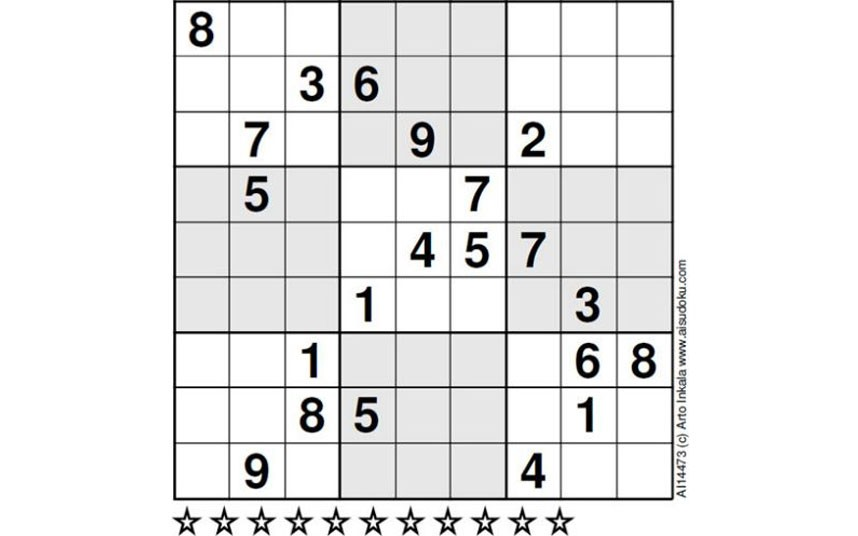
#> input picture sudoku2.jpg, 858 x 536 px
$ jupyter execute check.ipynb
#> lines starting #> are read from the running program, lines starting #| are printed output that depends on the picture; after the words box and inside, x2 and y2 are one past the last pixel; in counts of white or black regions, pixels touching at a corner belong together
[cell 1]
import cv2 as cv
import numpy as np
import matplotlib.pyplot as plt

[cell 2]
img = cv.imread('sudoku2.jpg')
#> img is the input picture: shape (536, 858, 3); mean B, G, R 233.4, 233.4, 233.4
gray = cv.cvtColor(img,cv.COLOR_BGR2GRAY)
blur = cv.GaussianBlur(gray,(3,3),0)
thres = cv.adaptiveThreshold(blur,255,cv.ADAPTIVE_THRESH_GAUSSIAN_C,cv.THRESH_BINARY,11,2)
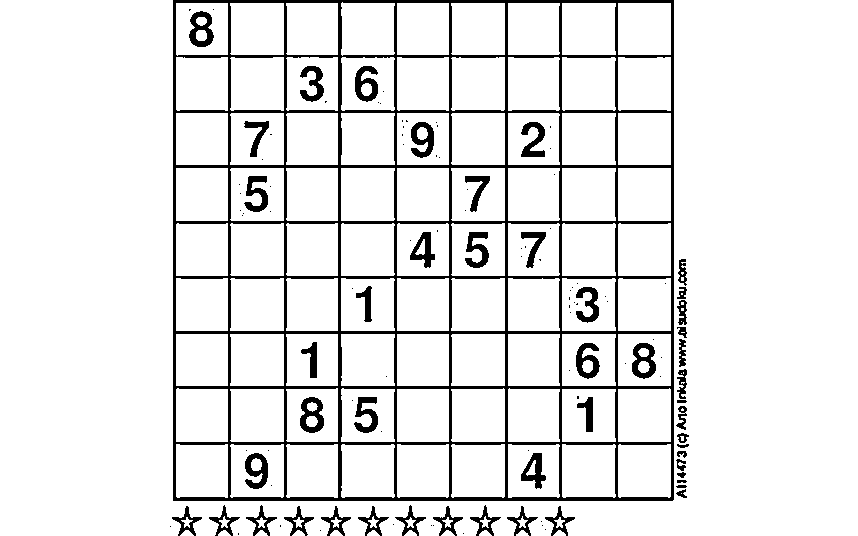
#> thres: shape (536, 858); 90.8% white; 121 black regions (72 under 20 px), largest, box (x1, y1, x2, y2) and area: (173, 0, 674, 501) 29150, (300, 397, 324, 433) 506, (189, 11, 214, 47) 502
plt.imshow(thres,'gray')

[cell 3]
edges = cv.Canny(blur,50,150,apertureSize = 3)
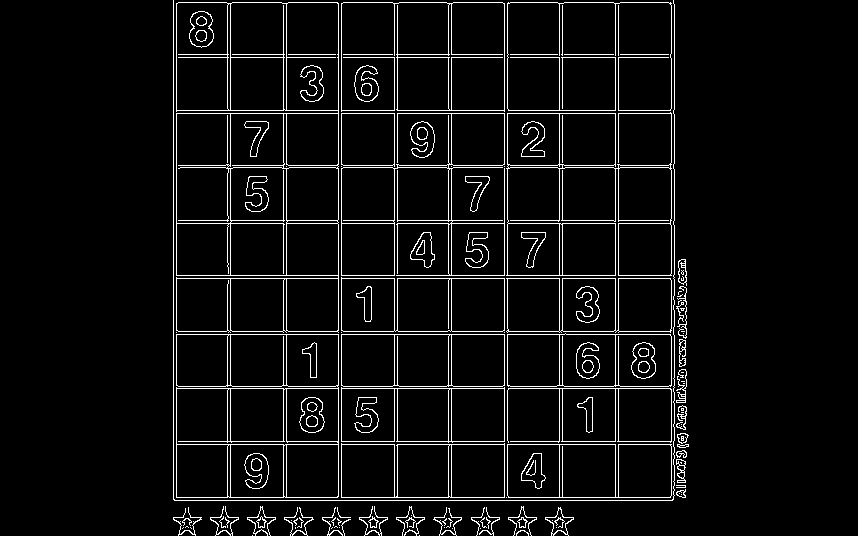
#> edges: shape (536, 858); 5.4% white in thin lines or dots, all inside (x1, y1, x2, y2) = (173, 0, 689, 536)
lines = cv.HoughLines(edges,1,np.pi/180,200)
#> lines = 40 rows, first 8: [173, 0], [500, 1.57], [338, 0], [444, 1.57], [275, 1.57], [334, 1.57], [388, 1.57], [176, 0]
for line in lines:
    rho,theta = line[0]
    a = np.cos(theta)
    b = np.sin(theta)
    x0 = a*rho
    y0 = b*rho
    x1 = int(x0 + 1000*(-b))
    y1 = int(y0 + 1000*(a))
    x2 = int(x0 - 1000*(-b))
    y2 = int(y0 - 1000*(a))
    cv.line(img,(x1,y1),(x2,y2),(0,0,255),2)
#> this loop made 40 passes
#> (rho, theta, a, b, x0, y0, x1, y1) on passes 1 to 12: (173, 0, 1, 0, 173, 0, 173, 1000), (500, 1.57, -4.37e-08, 1, -2.19e-05, 500, -1000, 499), (338, 0, 1, 0, 338, 0, 338, 1000), (444, 1.57, -4.37e-08, 1, -1.94e-05, 444, -1000, 443), (275, 1.57, -4.37e-08, 1, -1.2e-05, 275, -1000, 274), (334, 1.57, -4.37e-08, 1, -1.46e-05, 334, -1000, 333), (388, 1.57, -4.37e-08, 1, -1.7e-05, 388, -1000, 387), (176, 0, 1, 0, 176, 0, 176, 1000), (230, 0, 1, 0, 230, 0, 230, 1000), (341, 0, 1, 0, 341, 0, 341, 1000), (278, 1.57, -4.37e-08, 1, -1.22e-05, 278, -1000, 277), (497, 1.57, -4.37e-08, 1, -2.17e-05, 497, -1000, 496)
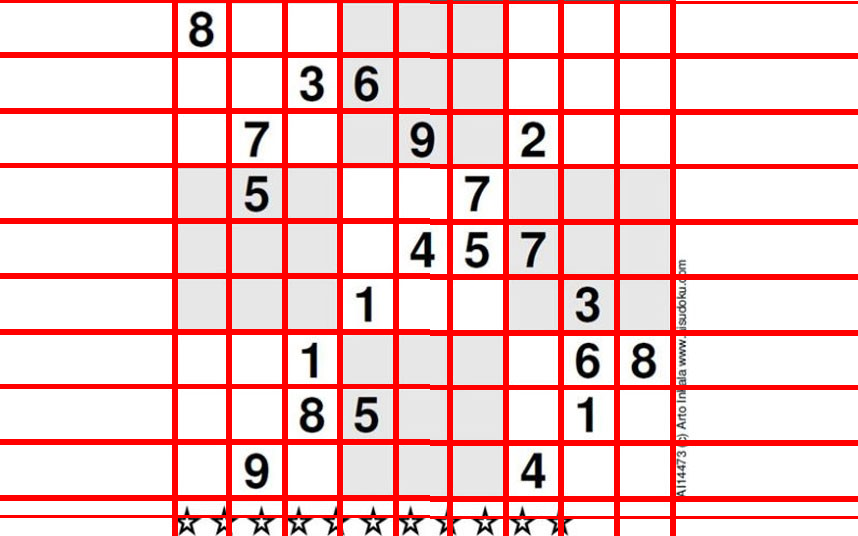
#> img: shape (536, 858, 3); 17.06% of pixels changed, all inside (x1, y1, x2, y2) = (0, 0, 858, 536)
img = cv.cvtColor(img,cv.COLOR_BGR2GRAY)
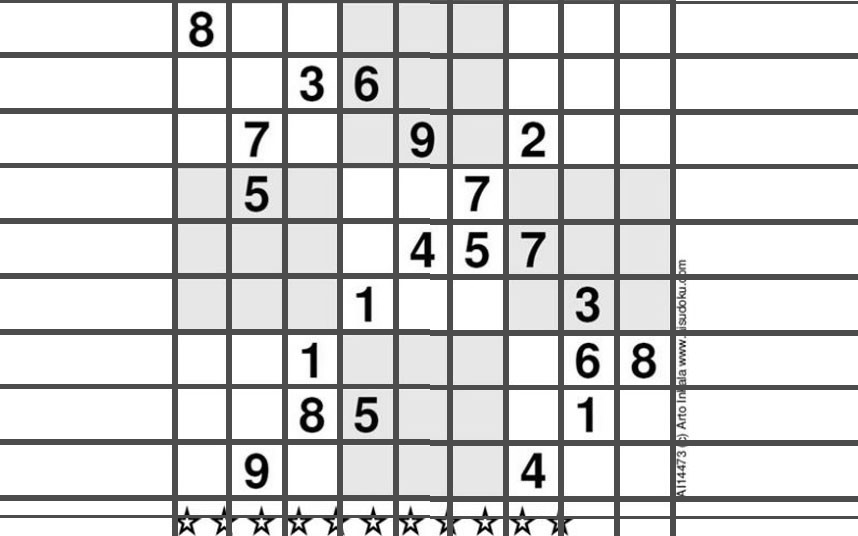
#> img: shape (536, 858); min 0, max 255, mean 213.6
plt.imshow(img,'gray')
plt.show()

[cell 4]
#imgray = cv.cvtColor(img, cv.COLOR_BGR2GRAY)
#thresh = cv.adaptiveThreshold(imgray,255,cv.ADAPTIVE_THRESH_GAUSSIAN_C,cv.THRESH_BINARY,11,2)
contours, hierarchy = cv.findContours(img, cv.RETR_TREE, cv.CHAIN_APPROX_SIMPLE)
#> contours = 424 contours, 422 with area under 20; largest, box (x1, y1, x2, y2) and area: (0, 0, 858, 536) 458495, (588, 415, 592, 429) 26

[cell 5]
max = 0
cnt = []
for i in range(len(contours)):
    epsilon = 0.01*cv.arcLength(contours[i],True)
    approx = cv.approxPolyDP(contours[i],epsilon,True)
    area = cv.contourArea(approx)
    print(area)
    print(max)
    if area > max :
        max = area
        c = i
        cnt = approx
#> this loop made 424 passes
#> (epsilon, area, max, c, cnt) on pass 1: (27.84, 458495, 458495, 0, [[0, 0], [0, 535], [857, 535], [857, 0]])
#> (printed output is left out)
#> after the loop, c = 0; max = 458495
        # [5 lines of commented-out code are left out]
im = cv.imread('sudoku2.jpg')
#epsilon = 0.1*cv.arcLength(cnt,True)
#approx = cv.approxPolyDP(cnt,epsilon,True)
img1 = cv.drawContours(im, [approx], 0, (255,0,0), 3)

plt.imshow(img1)

$ run again, with sudoku46.jpg copied over sudoku2.jpg
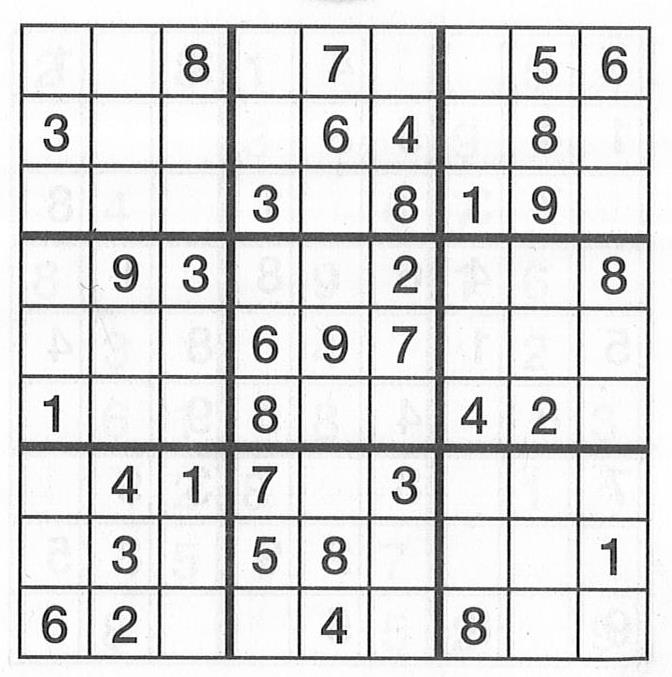
#> input picture sudoku46.jpg, 672 x 677 px
#> img is the input picture: shape (677, 672, 3); min 0, max 255, mean 220.1
#> thres: shape (677, 672); 80.7% white; 2950 black regions (2725 under 20 px), largest, box (x1, y1, x2, y2) and area: (18, 23, 652, 662) 52869, (183, 44, 210, 82) 556, (252, 395, 278, 434) 555
#> `edges = cv.Canny(blur,50,150,apertureSize = 3)`:
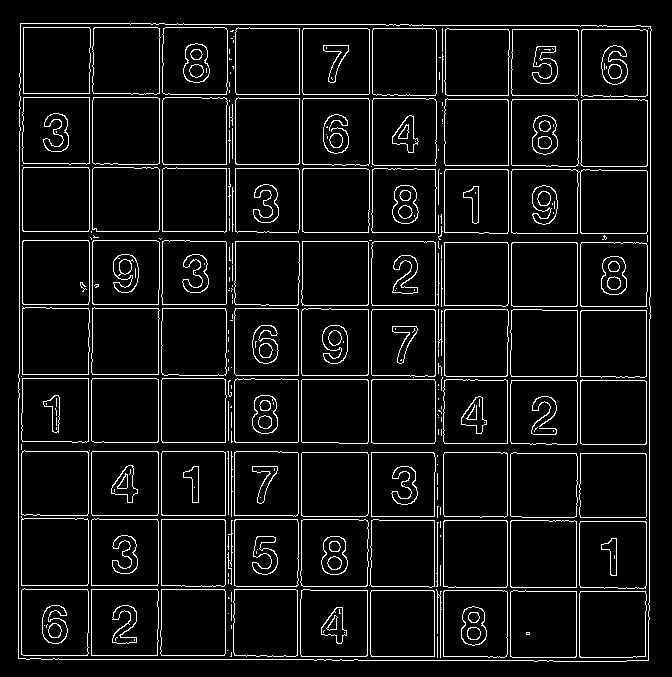
#> edges: shape (677, 672); 7% white in thin lines or dots, all inside (x1, y1, x2, y2) = (18, 23, 652, 662)
#> lines = 45 rows, first 8: [507, 0], [158, 0], [580, 0], [649, 0], [368, 0], [161, 0], [234, 0], [371, 0]
#> the loop `for line in lines:` made 45 passes
#> (rho, theta, a, b, x0, y0, x1, y1) on passes 1 to 8: (507, 0, 1, 0, 507, 0, 507, 1000), (158, 0, 1, 0, 158, 0, 158, 1000), (580, 0, 1, 0, 580, 0, 580, 1000), (649, 0, 1, 0, 649, 0, 649, 1000), (368, 0, 1, 0, 368, 0, 368, 1000), (161, 0, 1, 0, 161, 0, 161, 1000), (234, 0, 1, 0, 234, 0, 234, 1000), (371, 0, 1, 0, 371, 0, 371, 1000)
#> `img = cv.cvtColor(img,cv.COLOR_BGR2GRAY)`:
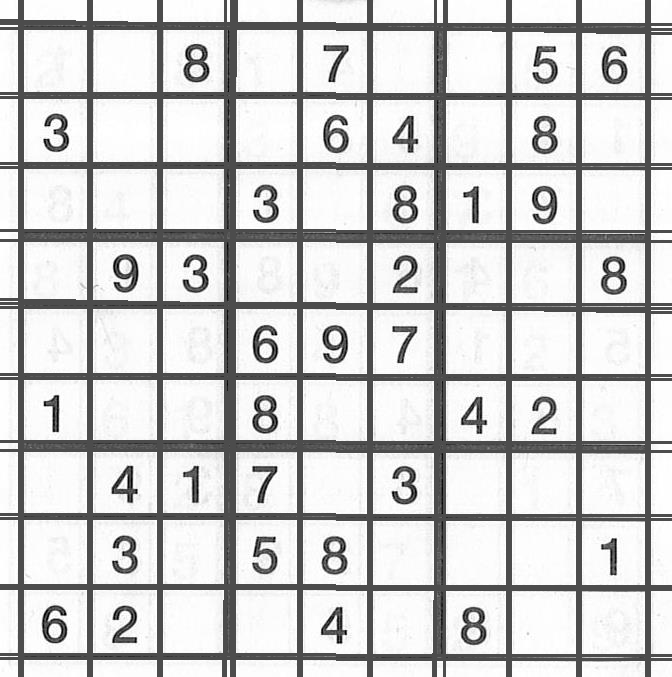
#> img: shape (677, 672); min 0, max 255, mean 205.8
#> contours = 82 contours, 81 with area under 20; largest, box (x1, y1, x2, y2) and area: (0, 0, 672, 677) 453596
#> the loop `for i in range(len(contours)):` made 82 passes
#> (epsilon, area, max, c, cnt) on pass 1: (26.94, 453596, 453596, 0, [[0, 0], [0, 676], [671, 676], [671, 0]])
#> (printed output is left out)
#> after the loop `for i in range(len(contours)):`: c = 0; max = 453596

$ run again, with sudoku48.jpg copied over sudoku2.jpg
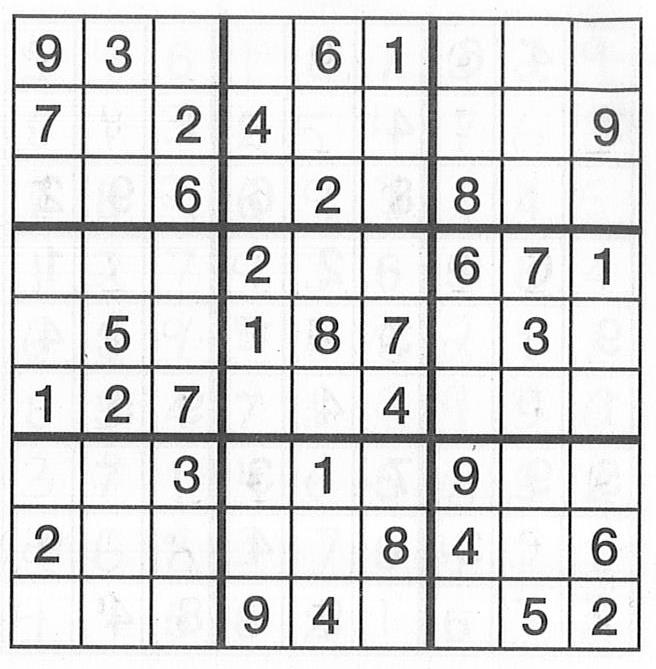
#> input picture sudoku48.jpg, 656 x 669 px
#> img is the input picture: shape (669, 656, 3); min 0, max 255, mean 220
#> thres: shape (669, 656); 79.7% white; 3111 black regions (2872 under 20 px), largest, box (x1, y1, x2, y2) and area: (9, 14, 643, 652) 53198, (454, 246, 480, 285) 554, (454, 176, 480, 215) 552
#> `edges = cv.Canny(blur,50,150,apertureSize = 3)`:
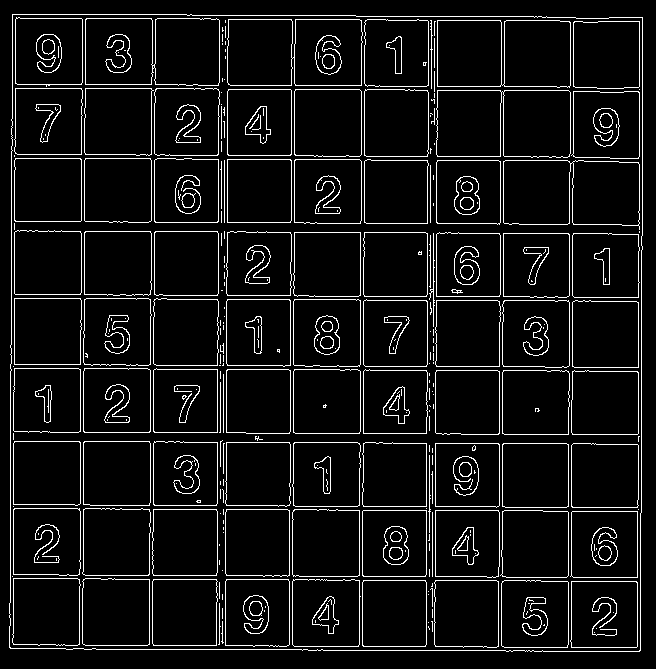
#> edges: shape (669, 656); 7.2% white in thin lines or dots
#> lines = 39 rows, first 8: [641, 0], [638, 0], [10, 0], [217, 0], [499, 0], [568, 0], [13, 0], [426, 0]
#> the loop `for line in lines:` made 39 passes
#> (rho, theta, a, b, x0, y0, x1, y1) on passes 1 to 8: (641, 0, 1, 0, 641, 0, 641, 1000), (638, 0, 1, 0, 638, 0, 638, 1000), (10, 0, 1, 0, 10, 0, 10, 1000), (217, 0, 1, 0, 217, 0, 217, 1000), (499, 0, 1, 0, 499, 0, 499, 1000), (568, 0, 1, 0, 568, 0, 568, 1000), (13, 0, 1, 0, 13, 0, 13, 1000), (426, 0, 1, 0, 426, 0, 426, 1000)
#> `img = cv.cvtColor(img,cv.COLOR_BGR2GRAY)`:
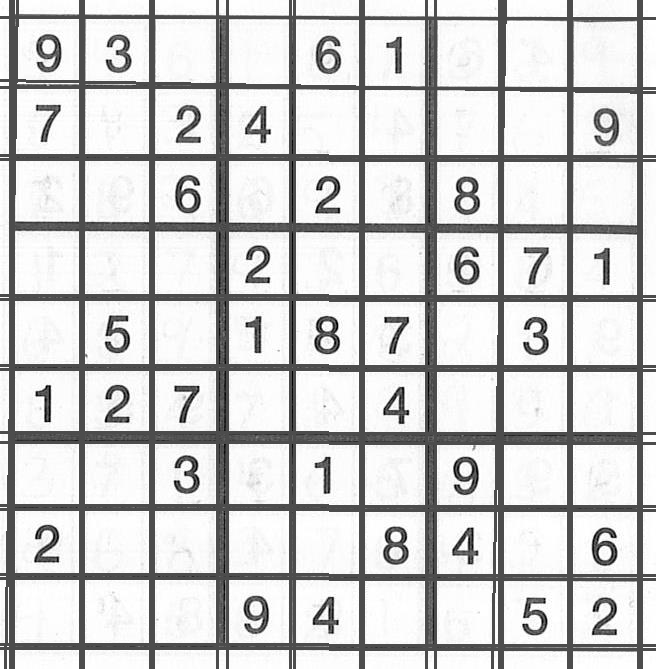
#> img: shape (669, 656); min 0, max 255, mean 206.6
#> contours = 118 contours, 117 with area under 20; largest, box (x1, y1, x2, y2) and area: (0, 0, 656, 669) 437540
#> the loop `for i in range(len(contours)):` made 118 passes
#> (epsilon, area, max, c, cnt) on pass 1: (26.46, 437540, 437540, 0, [[0, 0], [0, 668], [655, 668], [655, 0]])
#> (printed output is left out)
#> after the loop `for i in range(len(contours)):`: c = 0; max = 437540
